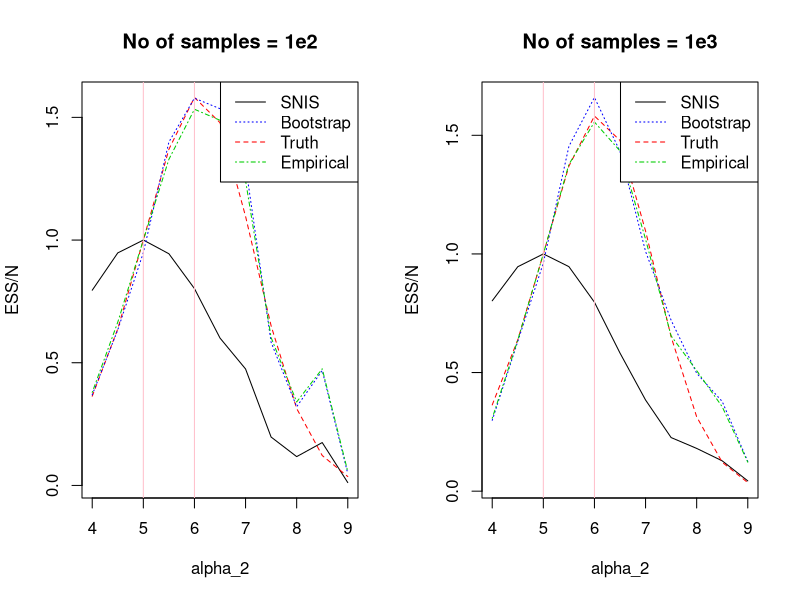

Write the R code that produced this figure.
set.seed(1)
shape <- 5  #target alpha
prop_shape <- seq(4, 9, .5)  #proposal alphas
N <- c(1e3, 1e4)    #Number of samples
ess <- matrix(0, nrow = length(N), ncol = length(prop_shape))
ess.snis <- matrix(0, nrow = length(N), ncol = length(prop_shape))
ess.boot <- matrix(0, nrow = length(N), ncol = length(prop_shape))
ess.emp <- matrix(0, nrow = length(N), ncol = length(prop_shape))

m <- 3  # moment of Gamma distr. to be estimated using IS
h <- function(x,m) x^m  # x^m

######### function calculates true N*Variance of IS estiamtor ###########
var.is <- function(a1, a2, m){
  var.is <- (((gamma(a2)/(gamma(a1))^2) * gamma(2*a1 - a2 + 2*m)) - (gamma(a1 + m)/gamma(a1))^2) 
  return (var.is)
}

######### function calculates true N*Variance of SNIS estiamtor ###########
var.snis <- function (a1, a2, m){
  mu <- gamma(a1 + m)/gamma(a1)
  var.snis <- (gamma(a2)/(gamma(a1))^2) * (gamma(2*a1 - a2 + 2*m) - (2*mu*gamma(2*a1 - a2 + m)) + (gamma(2*a1 - a2)*mu^2)) 
  return (var.snis)
}

######### function calculates true N*MSE of SNIS estiamtor ###########

mse.snis <- function (a1, a2, m, N){
  mu <- gamma(a1 + m)/gamma(a1)
  var.snis <- (gamma(a2)/(gamma(a1))^2) * (gamma(2*a1 - a2 + 2*m) - (2*mu*gamma(2*a1 - a2 + m)) + (gamma(2*a1 - a2)*mu^2)) 
  bias <- (1/N) * (gamma(a2)/(gamma(a1))^2) * ((mu * gamma(2*a1 - a2)) - gamma(2*a1 - a2 + m))
  mse.snis <- var.snis + bias^2
  return (mse.snis)
}


##################################################
########## Weighted Importance Sampling# #########
##################################################

for (x in 1:length(N)){
  for (y in 1:length(prop_shape)){
    
    true.var.is <- var.snis(shape, prop_shape[y], m)
    is <- rgamma(n=N[x], shape=prop_shape[y], rate=1)
    weights <- dgamma(is, shape=shape, rate=1)/dgamma(is, shape=prop_shape[y], rate=1)
    norm_weights <- weights/sum(weights)
    snis <- sum(h(is,m)*weights)/sum(weights)
    ess.snis[x,y] <- 1/sum(norm_weights^2)
    var.f <- (gamma(shape + 2*m)/gamma(shape)) - (gamma(shape + m)/gamma(shape))^2
    ess[x,y] <- N[x]*(var.f)*(1/true.var.is)
    B <- 500
    boot_means <- rep(0, B)
    
    varIbar <- sum((h(is,m) - snis)^2 * weights)/(sum(weights)*N[x])
    emp.var <- sum(norm_weights^2 * (h(is,m) - snis)^2)
    ess.emp[x,y] <- N[x]*(varIbar/emp.var)
    
    for (i in 1:B){
      sample_idx <- sample(1:N[x], size= N[x], replace = TRUE)
      boot_means[i] <- sum(h(is,m)[sample_idx] * weights[sample_idx])/sum(weights[sample_idx])
    }
    ess.boot[x,y] <- N[x] * varIbar/( var(boot_means))
    print(paste(ess[x,y], ess.snis[x,y], ess.boot[x,y]))
  }
  ess.boot[x,ess.boot[x,]==Inf] <- 5e29
  ess[x,ess[x,]==Inf] <- 2*max(ess.boot[x,])
  
}

# plots for different sample size. x axis is the shape parameter of proposal.

## N=1e3
par(mfrow = c(1,2))
plot(prop_shape, ess.snis[1,]/N[1], type = "l", main = "No of samples = 1e2"
     , ylim = range(ess.snis[1,]/N[1], ess.boot[1,]/N[1], ess[1,]/N[1]), xlab = "alpha_2", ylab = "ESS/N")
lines(prop_shape, ess[1,]/N[1], lty=2, col = "red")
lines(prop_shape, ess.boot[1,]/N[1], lty=3, col = "blue")
lines(prop_shape, ess.emp[1,]/N[1], lty=4, col = "green3")
legend("topright", legend = c("SNIS", "Bootstrap", "Truth", "Empirical"), lty = c(1,3,2,4), col = c("black", "blue", "red", "green3"))
abline(v=shape, col = "pink")
abline(v=prop_shape[ess.boot[1,]==max(ess.boot[1,])], col = "pink")


## N=1e4
plot(prop_shape, ess.snis[2,]/N[2], type = "l", main = "No of samples = 1e3"
     , ylim = range(ess.snis[2,]/N[2], ess.boot[2,]/N[2], ess[2,]/N[2]), xlab = "alpha_2", ylab = "ESS/N")
lines(prop_shape, ess[2,]/N[2], lty=2, col = "red")
lines(prop_shape, ess.boot[2,]/N[2], lty=3, col = "blue")
lines(prop_shape, ess.emp[2,]/N[2], lty=4, col = "green3")
legend("topright", legend = c("SNIS", "Bootstrap", "Truth", "Empirical"), lty = c(1,3,2,4), col = c("black", "blue", "red", "green3"))
abline(v = shape, col = "pink")
abline(v=prop_shape[ess.boot[2,]==max(ess.boot[2,])], col = "pink")

